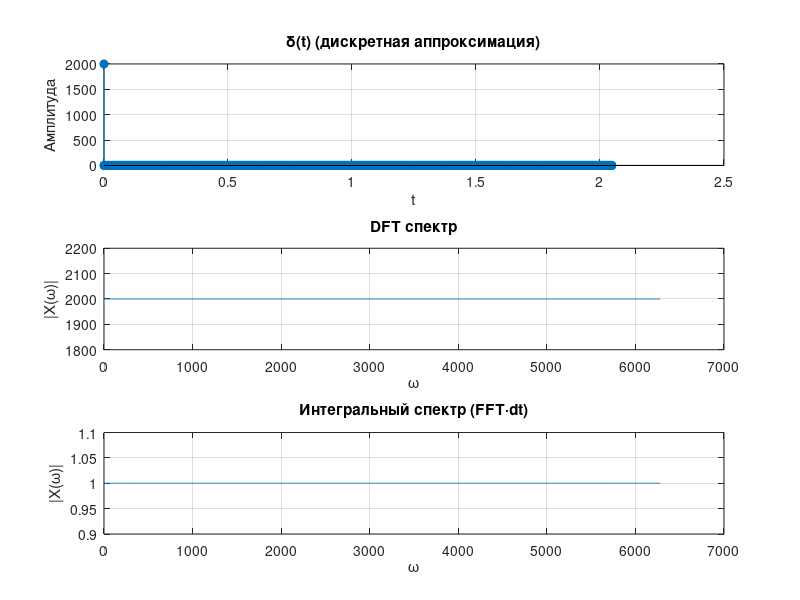

This chart was generated by the following MATLAB code:
% =========================================================
% ЛР2 — Задание 2
% δ(t): сравнение ДПФ и интегрального Фурье
% =========================================================

clear;
clc;
close all;

%% Параметры

Fs = 2000;
L  = 4096;
t = (0:L-1)/Fs;
dt = 1/Fs;

%% δ(t) в дискретной форме

x = zeros(1, L);
x(1) = 1/dt;   % нормировка, чтобы сохранить свойство интеграла

%% =========================================================
% 1) Дискретное преобразование Фурье (DFT)
% =========================================================

X_dft = fft(x);

%% =========================================================
% 2) "Интегральное" преобразование (аппроксимация интеграла)
% =========================================================

X_int = fft(x) * dt;

%% Частотная ось

f = Fs*(0:L/2-1)/L;
w = 2*pi*f;

%% =========================================================
% Спектры
% =========================================================

S_dft = abs(X_dft);
S_int = abs(X_int);

%% =========================================================
% Графики
% =========================================================

figure('Visible','off','Name','Дельта-функция','NumberTitle','off');

subplot(3,1,1);
stem(t, x, 'filled');
grid on;
title('\delta(t) (дискретная аппроксимация)');
xlabel('t');
ylabel('Амплитуда');

subplot(3,1,2);
plot(w, S_dft(1:L/2));
grid on;
title('DFT спектр');
xlabel('\omega');
ylabel('|X(\omega)|');

subplot(3,1,3);
plot(w, S_int(1:L/2));
grid on;
title('Интегральный спектр (FFT·dt)');
xlabel('\omega');
ylabel('|X(\omega)|');

%% Сохранение

exportgraphics(gcf, 'lab2_task2_delta.png', 'Resolution', 300);
close(gcf);

disp('Готово: lab2_task2_delta.png');

drawnow;
exit;
